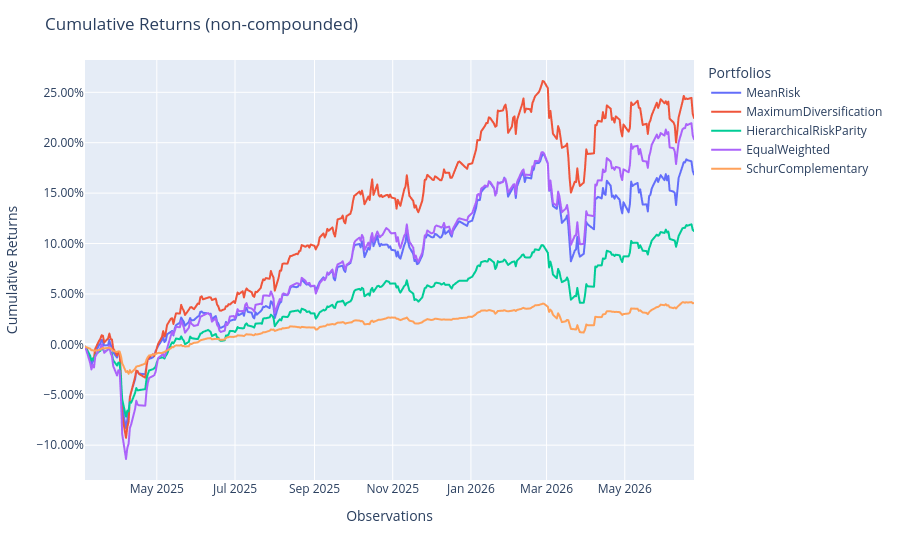

This figure's notebook cell:
### Code cell
#X = prices_to_returns(returns)
X_train, X_test = train_test_split(returns, test_size=0.3, shuffle=False)
groups = {k: 'Bond' for k in assets if 'bond' in k.lower() or 'credit' in k.lower()} # TODO 
groups.update({k: 'Sustainable' for k in assets if 'sustainable' in k.lower()})
print(groups)
print(X_train.index.max(), X_test.index.max())
kwargs = dict(
    solver="SCIP", 
    #min_weights=0.05,
    cardinality=6,
    linear_constraints=[
        "Sustainable >= 0.3", 
        "BlackRock World Gold Fund >= 0.1",
        "Bond + 0.4 * Lazard Patrimoine Opportunitie SRI + 0.15 * CMAM Flexible Euro RC <= 0.2", #Lazard Patrimoine Opportunitie SRI containe 40% of bonds ..
    ],
    #min_weights=0.05,
    max_weights=0.3,
    groups=groups,
    #risk_free_rate=0.0003,  # FIXME
    #management_fees=0.01,  # FIXME
)

pop = Population([])
models = dict()

for model in (
    MeanRisk(risk_measure=RiskMeasure.SEMI_DEVIATION, objective_function=ObjectiveFunction.MAXIMIZE_UTILITY, **kwargs), 
    MaximumDiversification(**kwargs),
    HierarchicalRiskParity(risk_measure=RiskMeasure.SEMI_DEVIATION, distance_estimator=DistanceCorrelation()),
    EqualWeighted(),  # THIS IS OUR BASELINE
    SchurComplementary(distance_estimator=DistanceCorrelation()),
    #HierarchicalEqualRiskContribution(distance_estimator=MutualInformation()),
    ):
    model.fit(X_train)
    pop.append(model.predict(X_test))
    models[type(model).__name__] = model


pop.plot_cumulative_returns()

### Figure 1 — Plotly figure (JSON) as saved in the notebook; plotly's stock layout.template omitted (floating-point values rounded to 4 significant figures; data arrays with more than 128 entries replaced by an {"elided": "..."} marker saying what was removed)
{"data": [{"hovertemplate": "variable=MeanRisk<br>index=%{x}<br>value=%{y}<extra></extra>", "legendgroup": "MeanRisk", "line": {"color": "#636efa", "dash": "solid"}, "marker": {"symbol": "circle"}, "mode": "lines", "name": "MeanRisk", "showlegend": true, "type": "scattergl", "x": {"elided": "323 str values"}, "xaxis": "x", "y": {"elided": "323 float values"}, "yaxis": "y"}, {"hovertemplate": "variable=MaximumDiversification<br>index=%{x}<br>value=%{y}<extra></extra>", "legendgroup": "MaximumDiversification", "line": {"color": "#EF553B", "dash": "solid"}, "marker": {"symbol": "circle"}, "mode": "lines", "name": "MaximumDiversification", "showlegend": true, "type": "scattergl", "x": {"elided": "323 str values"}, "xaxis": "x", "y": {"elided": "323 float values"}, "yaxis": "y"}, {"hovertemplate": "variable=HierarchicalRiskParity<br>index=%{x}<br>value=%{y}<extra></extra>", "legendgroup": "HierarchicalRiskParity", "line": {"color": "#00cc96", "dash": "solid"}, "marker": {"symbol": "circle"}, "mode": "lines", "name": "HierarchicalRiskParity", "showlegend": true, "type": "scattergl", "x": {"elided": "323 str values"}, "xaxis": "x", "y": {"elided": "323 float values"}, "yaxis": "y"}, {"hovertemplate": "variable=EqualWeighted<br>index=%{x}<br>value=%{y}<extra></extra>", "legendgroup": "EqualWeighted", "line": {"color": "#ab63fa", "dash": "solid"}, "marker": {"symbol": "circle"}, "mode": "lines", "name": "EqualWeighted", "showlegend": true, "type": "scattergl", "x": {"elided": "323 str values"}, "xaxis": "x", "y": {"elided": "323 float values"}, "yaxis": "y"}, {"hovertemplate": "variable=SchurComplementary<br>index=%{x}<br>value=%{y}<extra></extra>", "legendgroup": "SchurComplementary", "line": {"color": "#FFA15A", "dash": "solid"}, "marker": {"symbol": "circle"}, "mode": "lines", "name": "SchurComplementary", "showlegend": true, "type": "scattergl", "x": {"elided": "323 str values"}, "xaxis": "x", "y": {"elided": "323 float values"}, "yaxis": "y"}], "layout": {"legend": {"title": {"text": "Portfolios"}, "tracegroupgap": 0}, "margin": {"t": 60}, "title": {"text": "Cumulative Returns (non-compounded)"}, "xaxis": {"anchor": "y", "domain": [0, 1], "title": {"text": "Observations"}}, "yaxis": {"anchor": "x", "domain": [0, 1], "tickformat": ".2%", "title": {"text": "Cumulative Returns"}}}}
